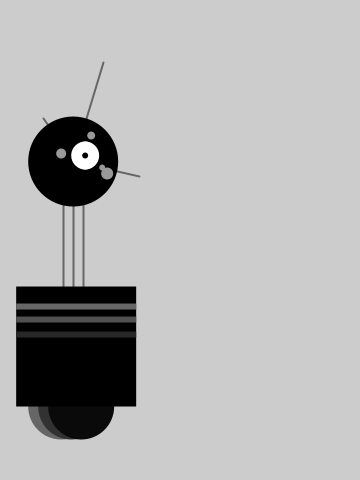
Frame 1 (no input)
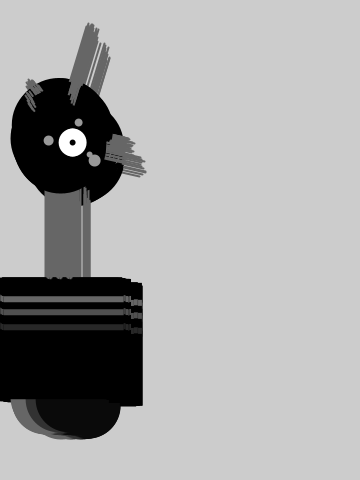
Frame 60 (the mouse pressed at the canvas centre just before this capture)
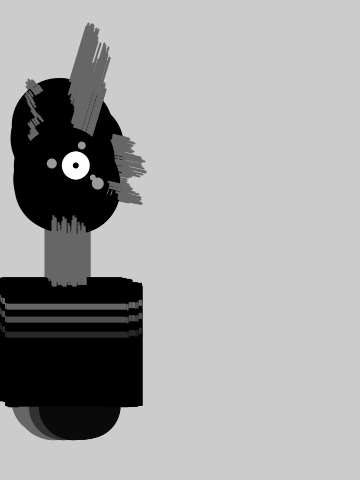
Frame 120 (the mouse held since frame 60 and released just before this capture)

The Processing sketch that drew these frames (run headless with seeded random() and noise(); from frame 60 on, the mouse is pressed at the canvas centre):

// Processing sketch: processing_57431
// ── processing_57431.pde

float x = 60;          // X-coordinate 
float y = 440;         // Y-coordinate 
float bodyHeight = 153;  // Body height 
float neckHeight = 56;   // Neck height 
float radius = 45;       // Head radius 
float angle = 0.0;       // Angle for motion 
void setup() { 
  size(360, 480); 
  smooth(); 
  strokeWeight(2);
  
    ellipseMode(RADIUS); 
    background(204); 
} 

void draw() { 
  
  // Change position by a small random amount 
  x += random(-4, 4); 
  y += random(-1, 1); 
  // Change height of neck 
  neckHeight = 80 + sin(angle) * 30; 
  angle += 0.05; 
  // Adjust the height of the head 
  float ny = y - bodyHeight - neckHeight - radius; 
  

// Neck
stroke(102);               //Set stroke to gray
line(x+2, y-bodyHeight, x+2, ny); 
line(x+12, y-bodyHeight, x+12, ny); 
line(x+22, y-bodyHeight, x+22, ny); 

//antennae
line(x+12, ny, x-18, ny-43); 
line(x+12, ny, x+42, ny-99); 
line(x+12, ny, x+78, ny+15); 

//body
noStroke();                //disable stroke
fill(102);                 //set fill to gray
ellipse(x, y-33, 33, 33); //antigavity orb
fill(50);                  //set fill to gray
ellipse(x+10, y-33, 33, 33); //antigraviety orb
fill(10);                  //set fill to gray
ellipse(x+20, y-33, 33, 33); //antigraviety orb
fill(0);                   //set fil to black
rect(x-45, y-bodyHeight, 120, bodyHeight-33);   //main body
fill(102);                 //set fill to gray
rect(x-45, y-bodyHeight+17,120, 6);     //gray stripe
fill(80);                 //set fill to gray
rect(x-45, y-bodyHeight+30, 120, 6);     //gray stripe
fill(40);                 //set fill to gray
rect(x-45, y-bodyHeight+45, 120, 6);     //gray stripe

//head
fill(0);                   //set fill to black
ellipse(x+12, ny, radius, radius); //head
fill (255);                //set fill to white
ellipse(x+24, ny-6, 14, 14); //large eye
fill(0);                   // set fill to black
ellipse(x+24, ny-6, 3, 3);   //pupil
fill (255);                //set fill to white
ellipse( x+24, ny-6, 12, 14); //large eye
fill(0);                   // set fill to black
ellipse(x+24, ny-6, 3, 3);   //pupil
fill(153);                 //set fill to light gray
ellipse(x, ny-8, 5, 5);   //small eye 1
ellipse(x+30, ny-26, 4, 4);   //small eye 2
ellipse(x+41, ny+6, 3, 3);   //small eye 3
ellipse(x+46, ny+12, 6, 6);   //small eye4

}
